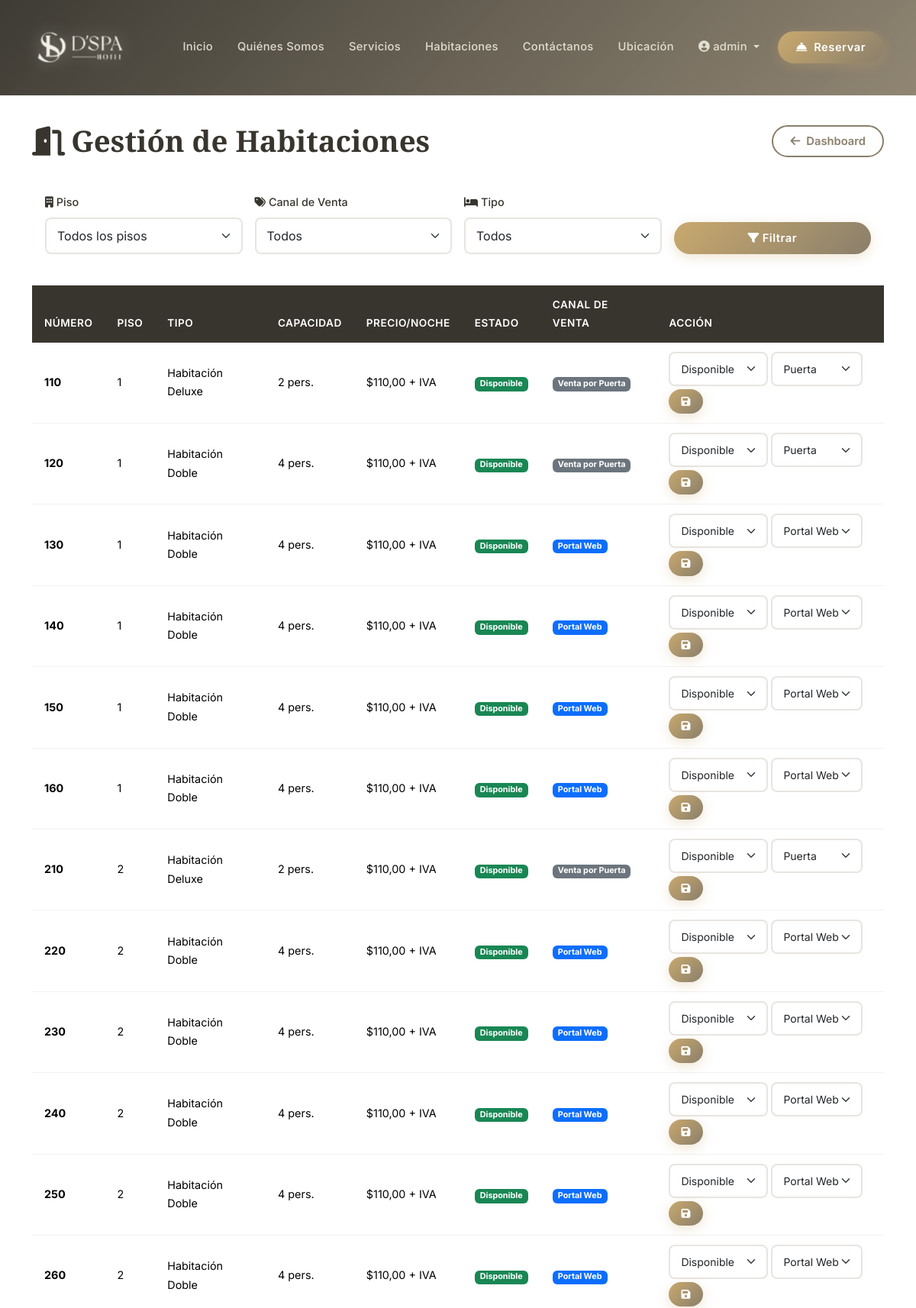
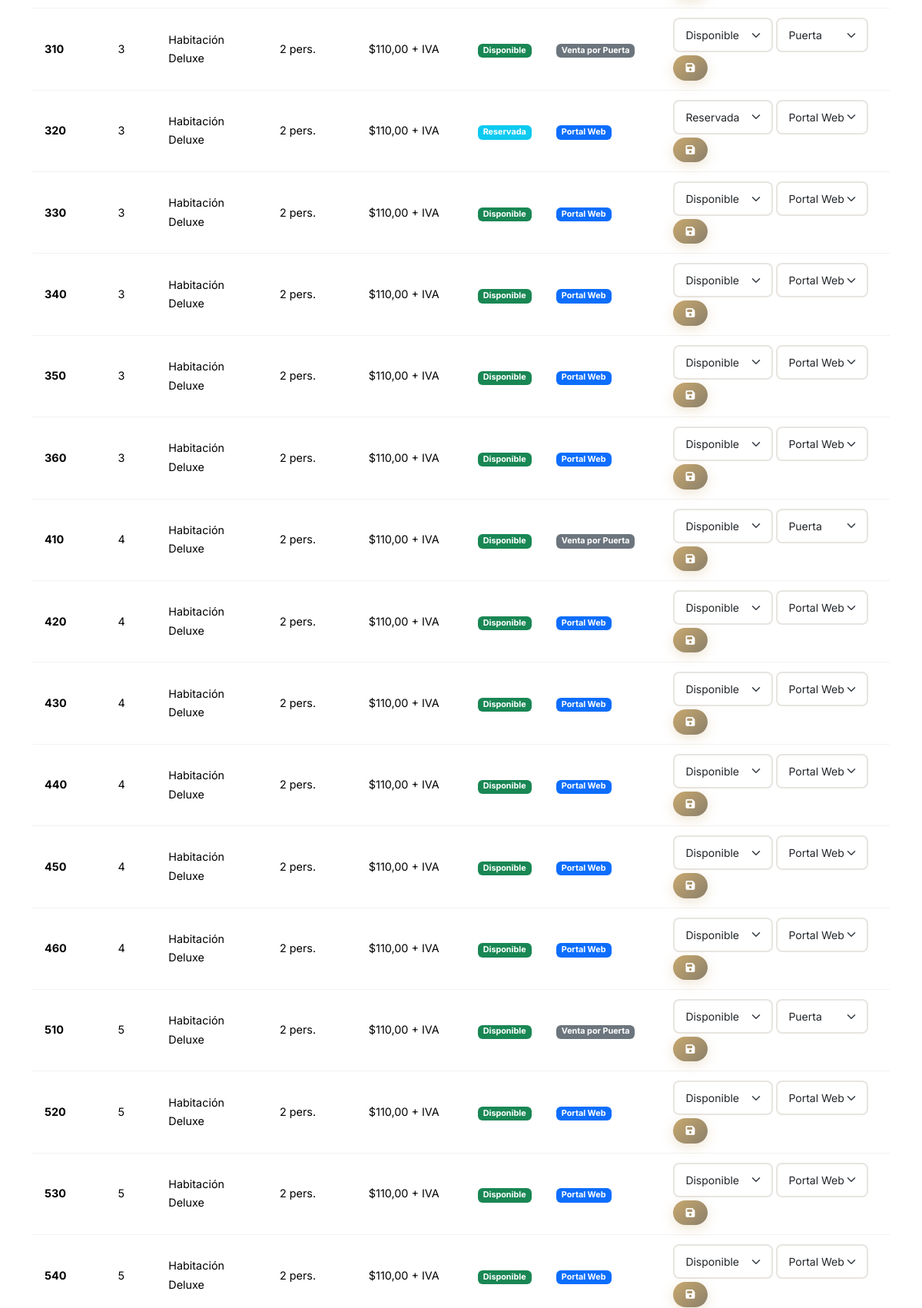
The app's page /staff/rooms/ (signed in, upper part) with its own data (2 pictures, top to bottom).
### core/models.py (models this page shows, shortened)
class Room(models.Model):
    ROOM_TYPES = [
        ('doble', 'Habitación Doble'),
        ('deluxe', 'Habitación Deluxe'),
    ]
    STATUS_CHOICES = [
        ('available', 'Disponible'),
        ('occupied', 'Ocupada'),
        ('maintenance', 'Mantenimiento'),
        ('reserved', 'Reservada'),
    ]
    SALES_CHANNEL_CHOICES = [
        ('web', 'Portal Web'),
        ('puerta', 'Venta por Puerta'),
    ]
    room_type = models.CharField(max_length=20, choices=ROOM_TYPES, verbose_name="Tipo")
    room_number = models.CharField(max_length=10, unique=True, verbose_name="Número")
    floor = models.IntegerField(default=1, verbose_name="Piso")
    description = models.TextField(verbose_name="Descripción")
    detailed_description = models.TextField(verbose_name="Descripción Detallada", help_text="Incluir amenities y características")
    capacity_adults = models.IntegerField(default=2, verbose_name="Capacidad Adultos")
    capacity_children = models.IntegerField(default=0, verbose_name="Capacidad Niños")
    price_per_night = models.DecimalField(max_digits=10, decimal_places=2, verbose_name="Precio por Noche", help_text="Precio base en USD (sin IVA)")
    extra_guest_fee = models.DecimalField(max_digits=10, decimal_places=2, default=0, verbose_name="Cargo por Persona Adicional", help_text="Aplica para hab. dobles ($20 por persona adicional)")
    status = models.CharField(max_length=20, choices=STATUS_CHOICES, default='available', verbose_name="Estado")
    sales_channel = models.CharField(max_length=20, choices=SALES_CHANNEL_CHOICES, default='web', verbose_name="Canal de Venta", help_text="Las habitaciones de 'Puerta' no se muestran en el portal web")
    has_terrace = models.BooleanField(default=True, verbose_name="Terraza")
    has_safe = models.BooleanField(default=True, verbose_name="Caja Fuerte")
    has_tv = models.BooleanField(default=True, verbose_name="TV")
    has_closet = models.BooleanField(default=True, verbose_name="Closet")
    has_minibar = models.BooleanField(default=False, verbose_name="Mini Nevera")
    has_balcony = models.BooleanField(default=False, verbose_name="Balcón")
    is_active = models.BooleanField(default=True, verbose_name="Activa")
    class Meta:
        ordering = ['room_type', 'room_number']
        verbose_name = "Habitación"
        verbose_name_plural = "Habitaciones"

### staff/views.py (the view)
    def wrapper(request, *args, **kwargs):
        if not request.user.is_authenticated:
            return redirect('login')
        if not (request.user.is_staff or hasattr(request.user, 'staffprofile')):
            messages.error(request, 'No tiene permisos para acceder a esta sección.')
            return redirect('home')
        return view_func(request, *args, **kwargs)

### staff/views.py (called while the page is built, shortened)
def staff_required(view_func):
    def wrapper(request, *args, **kwargs):
        if not request.user.is_authenticated:
            return redirect('login')
        if not (request.user.is_staff or hasattr(request.user, 'staffprofile')):
            messages.error(request, 'No tiene permisos para acceder a esta sección.')
            return redirect('home')
        return view_func(request, *args, **kwargs)
    return wrapper

def _is_recepcionista(user):
    if user.is_superuser:
        return False
    if user.groups.filter(name='Encargados de Reservaciones').exists():
        return False
    if user.groups.filter(name='Recepcionistas de Datos').exists():
        return True
    return not user.is_superuser

@staff_required
def room_management(request):
    rooms = Room.objects.all().order_by('floor', 'room_number')
    readonly = _is_recepcionista(request.user)
    floor_filter = request.GET.get('floor', '')
    channel_filter = request.GET.get('channel', '')
    type_filter = request.GET.get('type', '')
    if floor_filter:
        rooms = rooms.filter(floor=int(floor_filter))
    if channel_filter:
        rooms = rooms.filter(sales_channel=channel_filter)
    if type_filter:
        rooms = rooms.filter(room_type=type_filter)
    floors = sorted(set(Room.objects.values_list('floor', flat=True)))
    context = {
        'rooms': rooms,
        'is_readonly': readonly,
        'floors': floors,
        'floor_filter': floor_filter,
        'channel_filter': channel_filter,
        'type_filter': type_filter,
    }
    return render(request, 'staff/room_management.html', context)

### staff/templates/staff/room_management.html (shortened to what this page needs)
{% extends 'core/base.html' %}
{% load static %}
{% block content %}
<section class="section-padding" style="margin-top: 80px;">
    <div class="container">
        <div class="d-flex justify-content-between align-items-center mb-4">
            <h2 class="section-title mb-0"><i class="fas fa-door-open me-2"></i>Gestión de Habitaciones</h2>
            <a href="{% url 'staff_dashboard' %}" class="btn btn-outline-custom"><i class="fas fa-arrow-left me-2"></i>Dashboard</a>
        </div>
        <div class="card mb-4" style="background: var(--color-bg-card); border: 1px solid rgba(255,255,255,0.1); border-radius: 12px;">
            <div class="card-body">
                <form method="get" class="row g-3 align-items-end">
                    <div class="col-md-3 col-6">
                        <label class="form-label"><i class="fas fa-building me-1"></i>Piso</label>
                        <select name="floor" class="form-select">
                            <option value="">Todos los pisos</option>
                        </select>
                    </div>
                    <div class="col-md-3 col-6">
                        <label class="form-label"><i class="fas fa-tags me-1"></i>Canal de Venta</label>
                        <select name="channel" class="form-select">
                            <option value="">Todos</option>
                        </select>
                    </div>
                    <div class="col-md-3 col-6">
                        <label class="form-label"><i class="fas fa-bed me-1"></i>Tipo</label>
                        <select name="type" class="form-select">
                            <option value="">Todos</option>
                        </select>
                    </div>
                    <div class="col-md-3 col-6">
                        <button type="submit" class="btn btn-reservation w-100"><i class="fas fa-filter me-1"></i>Filtrar</button>
                    </div>
                </form>
            </div>
        </div>
        <div class="table-responsive">
            <table class="table table-custom table-hover">
                <thead>
                    <tr>
                        <th>Número</th>
                        <th>Piso</th>
                        <th>Tipo</th>
                        <th>Capacidad</th>
                        <th>Precio/Noche</th>
                        <th>Estado</th>
                        <th>Canal de Venta</th>
                        <th>Acción</th>
                    </tr>
                </thead>
                <tbody>
                    {% for room in rooms %}
                    <tr>
                        <td><strong>{{ room.room_number }}</strong></td>
                        <td>{{ room.floor }}</td>
                        <td>{{ room.get_room_type_display }}</td>
                        <td>{{ room.capacity_adults }} pers.</td>
                        <td>${{ room.price_per_night }} + IVA</td>
                        <td>
                            <span class="badge
                                {% if room.status == 'available' %}bg-success
                                {% elif room.status == 'occupied' %}bg-danger
                                {% elif room.status == 'maintenance' %}bg-warning text-dark
                                {% elif room.status == 'reserved' %}bg-info
                                {% endif %}">
                                {{ room.get_status_display }}
                            </span>
                        </td>
                        <td>
                            <span class="badge {% if room.sales_channel == 'web' %}bg-primary{% else %}bg-secondary{% endif %}">
                                {{ room.get_sales_channel_display }}
                            </span>
                        </td>
                        <td>
                            {% if not is_readonly %}
                            <form method="post" class="d-flex gap-1 flex-wrap">
                                <select name="status" class="form-select form-select-sm" style="width: auto; min-width: 120px;">
                                    <option value="available" {% if room.status == 'available' %}selected{% endif %}>Disponible</option>
                                    <option value="reserved" {% if room.status == 'reserved' %}selected{% endif %}>Reservada</option>
                                </select>
                                <select name="sales_channel" class="form-select form-select-sm" style="width: auto; min-width: 120px;">
                                    <option value="web" {% if room.sales_channel == 'web' %}selected{% endif %}>Portal Web</option>
                                    <option value="puerta" {% if room.sales_channel == 'puerta' %}selected{% endif %}>Puerta</option>
                                </select>
                                <button type="submit" class="btn btn-sm btn-reservation"><i class="fas fa-save"></i></button>
                            </form>
                            {% else %}
                            <span style="color: var(--color-text-light); font-size: 0.85rem;"><i class="fas fa-lock me-1"></i>Solo lectura</span>
                            {% endif %}
                        </td>
                    </tr>
                    {% endfor %}
                </tbody>
            </table>
        </div>
    </div>
</section>
{% endblock %}

### core/templates/core/base.html (shortened to what this page needs)
{% load static %}
<!DOCTYPE html>
<html lang="es">
<head>
    <link href="https://cdn.jsdelivr.net/npm/bootstrap@5.3.2/dist/css/bootstrap.min.css" rel="stylesheet">
    <link href="https://cdnjs.cloudflare.com/ajax/libs/font-awesome/6.4.2/css/all.min.css" rel="stylesheet">
    <link rel="stylesheet" href="{% static 'css/style.css' %}?v=2.9">
</head>
<body>
    <nav class="navbar navbar-expand-lg navbar-dark fixed-top" id="mainNavbar">
        <div class="container">
            <a class="navbar-brand d-flex align-items-center" href="{% url 'home' %}">
                <img src="{% static 'images/logo/logo de empresa.PNG' %}" alt="D'Spa Hotel Logo" class="navbar-logo me-2" onerror="this.style.display='none'">
            </a>
            <div class="collapse navbar-collapse" id="navbarNav">
                <ul class="navbar-nav ms-auto align-items-center">
                    <li class="nav-item"><a class="nav-link" href="{% url 'home' %}">Inicio</a></li>
                    <li class="nav-item"><a class="nav-link" href="{% url 'about' %}">Quiénes Somos</a></li>
                    <li class="nav-item"><a class="nav-link" href="{% url 'services' %}">Servicios</a></li>
                    <li class="nav-item"><a class="nav-link" href="{% url 'rooms' %}">Habitaciones</a></li>
                    <li class="nav-item"><a class="nav-link" href="{% url 'contact' %}">Contáctanos</a></li>
                    <li class="nav-item"><a class="nav-link" href="{% url 'location' %}">Ubicación</a></li>
                    {% if user.is_authenticated %}
                        <li class="nav-item dropdown">
                            <a class="nav-link dropdown-toggle" href="#" role="button" data-bs-toggle="dropdown">
                                <i class="fas fa-user-circle"></i> {{ user.first_name|default:user.username }}
                            </a>
                        </li>
                    {% else %}
                        <li class="nav-item"><a class="nav-link" href="{% url 'login' %}"><i class="fas fa-sign-in-alt"></i> Iniciar Sesión</a></li>
                    {% endif %}
                    <li class="nav-item ms-lg-2">
                        <a class="btn btn-reservation" href="{% url 'booking' %}">
                            <i class="fas fa-concierge-bell me-1"></i> Reservar
                        </a>
                    </li>
                </ul>
            </div>
        </div>
    </nav>
    <main>
        {% block content %}{% endblock %}
    </main>
</body>
</html>

### static/css/style.css (style rules this page uses)
:root { --color-primary: #8a7f6b; --color-secondary: #f4f2e6; --color-dark: #38352e; --color-accent: #b5a68e; --color-gold: #c9a96e; --color-light: #faf8f2; --color-text: #4a4640; --color-text-light: #7a756d; --color-white: #ffffff; --color-success: #4caf50; --color-warning: #ff9800; --color-danger: #e74c3c; --color-info: #2196f3; --font-heading: 'Playfair Display', Georgia, serif; --font-body: 'Inter', -apple-system, sans-serif; --shadow-sm: 0 2px 8px rgba(56, 53, 46, 0.08); --shadow-md: 0 4px 20px rgba(56, 53, 46, 0.12); --shadow-lg: 0 8px 40px rgba(56, 53, 46, 0.16); --shadow-xl: 0 16px 60px rgba(56, 53, 46, 0.2); --radius-sm: 8px; --radius-md: 12px; --radius-lg: 16px; --radius-xl: 24px; --transition: all 0.3s cubic-bezier(0.4, 0, 0.2, 1); }
* { margin: 0; padding: 0; box-sizing: border-box; }
body { font-family: var(--font-body); color: var(--color-text); background-color: var(--color-white); line-height: 1.7; -webkit-font-smoothing: antialiased; }
h1, h2, h3, h4, h5, h6 { font-family: var(--font-heading); color: var(--color-dark); font-weight: 600; line-height: 1.3; }
a { color: var(--color-primary); text-decoration: none; transition: var(--transition); }
img { max-width: 100%; height: auto; }
#mainNavbar { background: linear-gradient(135deg, rgba(56, 53, 46, 0.97), rgba(138, 127, 107, 0.95)); backdrop-filter: blur(20px); padding: 12px 0; transition: var(--transition); border-bottom: 1px solid rgba(255,255,255,0.08); }
.navbar-logo { height: 90px; width: auto; object-fit: contain; transform: scale(1.4); transform-origin: left center; filter: drop-shadow(0 0 8px rgba(255, 255, 255, 0.4)); transition: var(--transition); }
.navbar-nav .nav-link { color: rgba(244, 242, 230, 0.85) !important; font-weight: 500; font-size: 0.92rem; padding: 8px 16px !important; border-radius: var(--radius-sm); transition: var(--transition); letter-spacing: 0.3px; }
.btn-reservation { background: linear-gradient(135deg, var(--color-gold), var(--color-primary)); color: var(--color-white) !important; border: none; padding: 10px 24px; border-radius: 50px; font-weight: 600; font-size: 0.92rem; letter-spacing: 0.5px; transition: var(--transition); box-shadow: 0 4px 15px rgba(201, 169, 110, 0.3); text-transform: none; }
.btn-reservation.btn-sm { padding: 6px 16px; font-size: 0.85rem; }
.btn-outline-custom { border: 2px solid var(--color-primary); color: var(--color-primary); background: transparent; padding: 8px 22px; border-radius: 50px; font-weight: 600; font-size: 0.92rem; transition: var(--transition); }
.section-padding { padding: 80px 0; }
.section-title { font-family: var(--font-heading); font-size: 2.4rem; color: var(--color-dark); margin-bottom: 10px; position: relative; }
.table-custom { background: var(--color-white); }
.table-custom thead th { background: var(--color-dark); color: var(--color-white); font-weight: 600; font-size: 0.85rem; text-transform: uppercase; letter-spacing: 0.5px; padding: 14px 16px; border: none; }
.table-custom tbody td { padding: 12px 16px; vertical-align: middle; font-size: 0.9rem; border-bottom: 1px solid rgba(138, 127, 107, 0.1); }
.form-control, .form-select { border: 2px solid rgba(138, 127, 107, 0.2); border-radius: var(--radius-sm); padding: 10px 14px; transition: var(--transition); }
.form-label { font-weight: 500; color: var(--color-dark); font-size: 0.9rem; }

### records on screen
Room: room_number "110", floor "1", room_type "Habitación Deluxe", capacity_adults "2", price_per_night "110,00", status "Disponible", sales_channel "Venta por Puerta", sales_channel "Puerta"
Room: room_number "120", floor "1", room_type "Habitación Doble", capacity_adults "4", price_per_night "110,00", status "Disponible", sales_channel "Venta por Puerta", sales_channel "Puerta"
Room: room_number "130", floor "1", room_type "Habitación Doble", capacity_adults "4", price_per_night "110,00", status "Disponible", sales_channel "Portal Web"
Room: room_number "140", floor "1", room_type "Habitación Doble", capacity_adults "4", price_per_night "110,00", status "Disponible", sales_channel "Portal Web"
Room: room_number "150", floor "1", room_type "Habitación Doble", capacity_adults "4", price_per_night "110,00", status "Disponible", sales_channel "Portal Web"
Room: room_number "160", floor "1", room_type "Habitación Doble", capacity_adults "4", price_per_night "110,00", status "Disponible", sales_channel "Portal Web"
Room: room_number "210", floor "2", room_type "Habitación Deluxe", capacity_adults "2", price_per_night "110,00", status "Disponible", sales_channel "Venta por Puerta", sales_channel "Puerta"
Room: room_number "220", floor "2", room_type "Habitación Doble", capacity_adults "4", price_per_night "110,00", status "Disponible", sales_channel "Portal Web"
Room: room_number "230", floor "2", room_type "Habitación Doble", capacity_adults "4", price_per_night "110,00", status "Disponible", sales_channel "Portal Web"
Room: room_number "240", floor "2", room_type "Habitación Doble", capacity_adults "4", price_per_night "110,00", status "Disponible", sales_channel "Portal Web"
Room: room_number "250", floor "2", room_type "Habitación Doble", capacity_adults "4", price_per_night "110,00", status "Disponible", sales_channel "Portal Web"
Room: room_number "260", floor "2", room_type "Habitación Doble", capacity_adults "4", price_per_night "110,00", status "Disponible", sales_channel "Portal Web"
Room: room_number "310", floor "3", room_type "Habitación Deluxe", capacity_adults "2", price_per_night "110,00", status "Disponible", sales_channel "Venta por Puerta", sales_channel "Puerta"
Room: room_number "320", floor "3", room_type "Habitación Deluxe", capacity_adults "2", price_per_night "110,00", status "Reservada", sales_channel "Portal Web"
Room: room_number "330", floor "3", room_type "Habitación Deluxe", capacity_adults "2", price_per_night "110,00", status "Disponible", sales_channel "Portal Web"
Room: room_number "340", floor "3", room_type "Habitación Deluxe", capacity_adults "2", price_per_night "110,00", status "Disponible", sales_channel "Portal Web"
Room: room_number "350", floor "3", room_type "Habitación Deluxe", capacity_adults "2", price_per_night "110,00", status "Disponible", sales_channel "Portal Web"
Room: room_number "360", floor "3", room_type "Habitación Deluxe", capacity_adults "2", price_per_night "110,00", status "Disponible", sales_channel "Portal Web"
Room: room_number "410", floor "4", room_type "Habitación Deluxe", capacity_adults "2", price_per_night "110,00", status "Disponible", sales_channel "Venta por Puerta", sales_channel "Puerta"
Room: room_number "420", floor "4", room_type "Habitación Deluxe", capacity_adults "2", price_per_night "110,00", status "Disponible", sales_channel "Portal Web"
Room: room_number "430", floor "4", room_type "Habitación Deluxe", capacity_adults "2", price_per_night "110,00", status "Disponible", sales_channel "Portal Web"
Room: room_number "440", floor "4", room_type "Habitación Deluxe", capacity_adults "2", price_per_night "110,00", status "Disponible", sales_channel "Portal Web"
Room: room_number "450", floor "4", room_type "Habitación Deluxe", capacity_adults "2", price_per_night "110,00", status "Disponible", sales_channel "Portal Web"
Room: room_number "460", floor "4", room_type "Habitación Deluxe", capacity_adults "2", price_per_night "110,00", status "Disponible", sales_channel "Portal Web"
Room: room_number "510", floor "5", room_type "Habitación Deluxe", capacity_adults "2", price_per_night "110,00", status "Disponible", sales_channel "Venta por Puerta", sales_channel "Puerta"
Room: room_number "520", floor "5", room_type "Habitación Deluxe", capacity_adults "2", price_per_night "110,00", status "Disponible", sales_channel "Portal Web"
Room: room_number "530", floor "5", room_type "Habitación Deluxe", capacity_adults "2", price_per_night "110,00", status "Disponible", sales_channel "Portal Web"
Room: room_number "540", floor "5", room_type "Habitación Deluxe", capacity_adults "2", price_per_night "110,00", status "Disponible", sales_channel "Portal Web"

### other values on screen
{{ user.first_name|default:user.username }} "admin"
